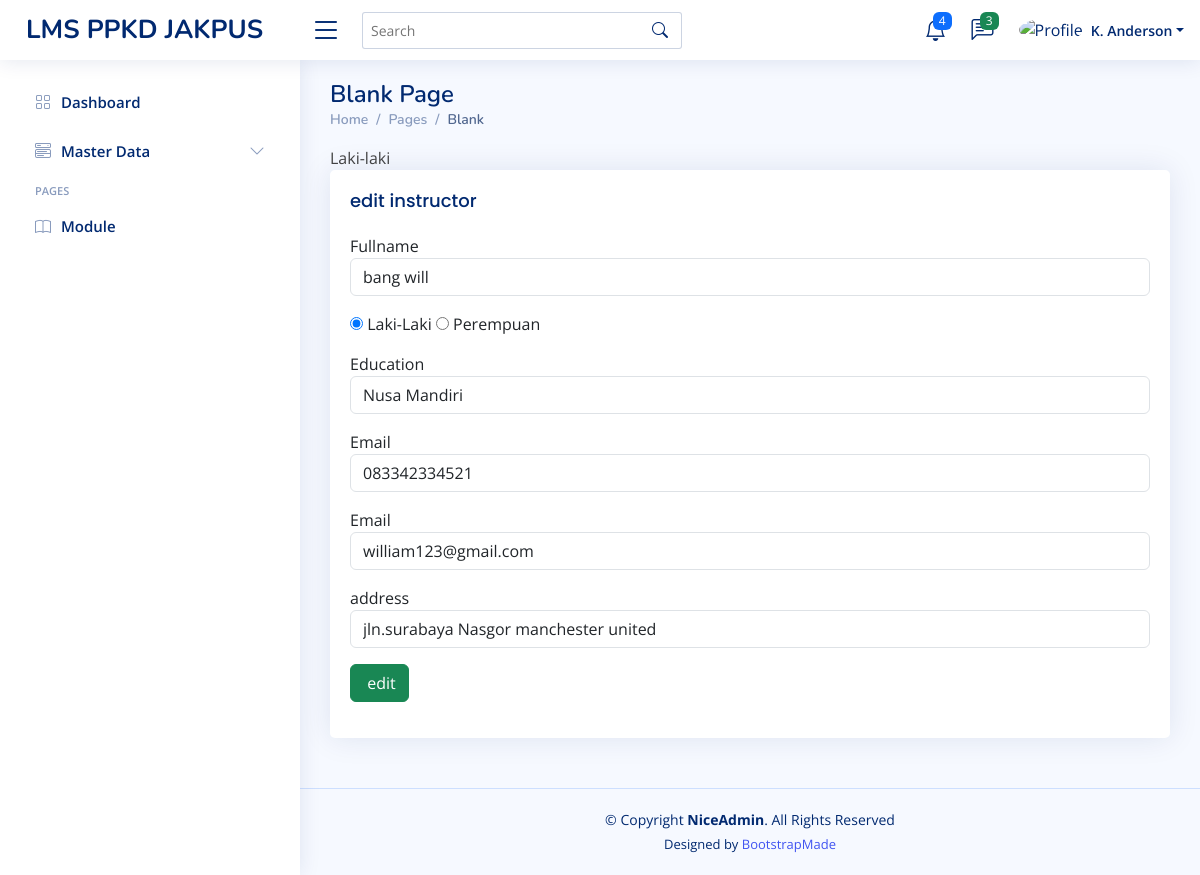
Screenshot of /home.php?page=tambah-instructor&edit=2 with the database file from the repository.
### tables this page shows
CREATE TABLE `instructors` (
  `id` int(11) NOT NULL,
  `name` varchar(50) NOT NULL,
  `gender` tinyint(1) NOT NULL,
  `education` varchar(30) NOT NULL,
  `phone` varchar(15) NOT NULL,
  `email` varchar(50) NOT NULL,
  `address` text NOT NULL,
  `created_at` timestamp NOT NULL DEFAULT current_timestamp(),
  `update_at` timestamp NULL DEFAULT NULL ON UPDATE current_timestamp()
);

### content/tambah-instructor.php (the view, shortened to what this page needs)
<?php
  $id = isset($_GET['edit']) ? $_GET['edit'] : '';
  $query_Edit = mysqli_query($config, "SELECT * FROM instructors WHERE id='$id'");
  $rowEdit = mysqli_fetch_assoc($query_Edit);
$gender = $rowEdit['gender'];
echo $gender == 1 ? 'Laki-laki' : 'Perempuan';
?>
<div class="row">
  <div class="col-sm-12">
    <div class="card">
      <div class="card-body">
        <h5 class="card-title"><?php echo isset($_GET['edit']) ? 'edit' : 'save' ?> instructor</h5>
        <form action="" method="post">
          <div class="mb-3">
            <label for="">Fullname</label>
            <input type="text" class="form-control" name="name" placeholder="masukkan nama anda"
              value="<?= isset($rowEdit) && isset($rowEdit['name']) ? $rowEdit['name'] : '' ?>">
          </div>
          <div class="mb-3">
            <input type="radio" name="gender" value="1"
              <?= (isset($_GET['edit']) && $rowEdit['gender'] == '1') ? 'checked' : '' ?> required> Laki-Laki
            <input type="radio" name="gender" value="0"
              <?= (isset($_GET['edit']) && $rowEdit['gender'] == '0') ? 'checked' : '' ?> required> Perempuan
          </div>
          <div class="mb-3">
            <label for="">Education</label>
            <input type="text" class="form-control" name="education" placeholder="masukkan education anda"
              value="<?= isset($rowEdit) && isset($rowEdit['education']) ? $rowEdit['education'] : '' ?>">
          </div>
          <div class="mb-3">
            <label for="">Email</label>
            <input type="number" class="form-control" name="phone" placeholder="masukkan phone anda"
              value="<?= isset($rowEdit) && isset($rowEdit['phone']) ? $rowEdit['phone'] : '' ?>">
          </div>
          <div class="mb-3">
            <label for="">Email</label>
            <input type="email" class="form-control" name="email" placeholder="masukkan email anda"
              value="<?= isset($rowEdit) && isset($rowEdit['email']) ? $rowEdit['email'] : '' ?>">
          </div>
          <div class="mb-3">
            <label for="">address</label>
            <input type="text" class="form-control" name="address" placeholder="masukkan alamat anda"
              value="<?= isset($rowEdit) && isset($rowEdit['address']) ? $rowEdit['address'] : '' ?>">
          </div>
          <div class="mb-3">
            <input type="submit" class="btn btn-success" name="<?= isset($id) && $id != '' ? 'edit' : 'save'; ?>"
              value=" <?= isset($id) && $id != '' ? 'edit' : 'save'; ?>">
          </div>
        </form>
      </div>
    </div>
  </div>
</div>

### assets/assets/css/style.css (style rules this page uses)
:root { scroll-behavior: smooth; }
body { font-family: "Open Sans", sans-serif; background: #f6f9ff; color: #444444; }
h1, h2, h3, h4, h5, h6 { font-family: "Nunito", sans-serif; }
.card { margin-bottom: 30px; border: none; border-radius: 5px; box-shadow: 0px 0 30px rgba(1, 41, 112, 0.1); }
.card-title { padding: 20px 0 15px 0; font-size: 18px; font-weight: 500; color: #012970; font-family: "Poppins", sans-serif; }
.card-body { padding: 0 20px 20px 20px; }

### rows the page displays
instructors: name "bang will", gender "☑", education "Nusa Mandiri", phone "083342334521", email "william123@gmail.com", address "jln.surabaya Nasgor manchester united"
